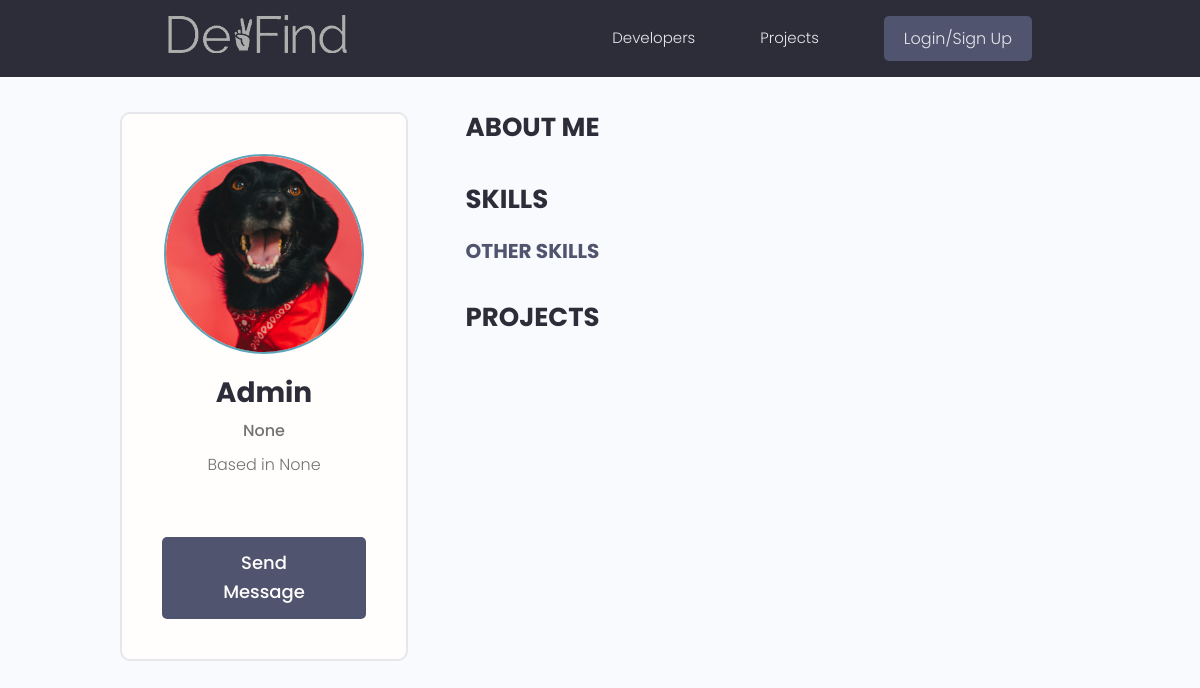
The app's page /profile/9e2d1fef-31dd-4422-b096-e429184f1ac8/, older data.
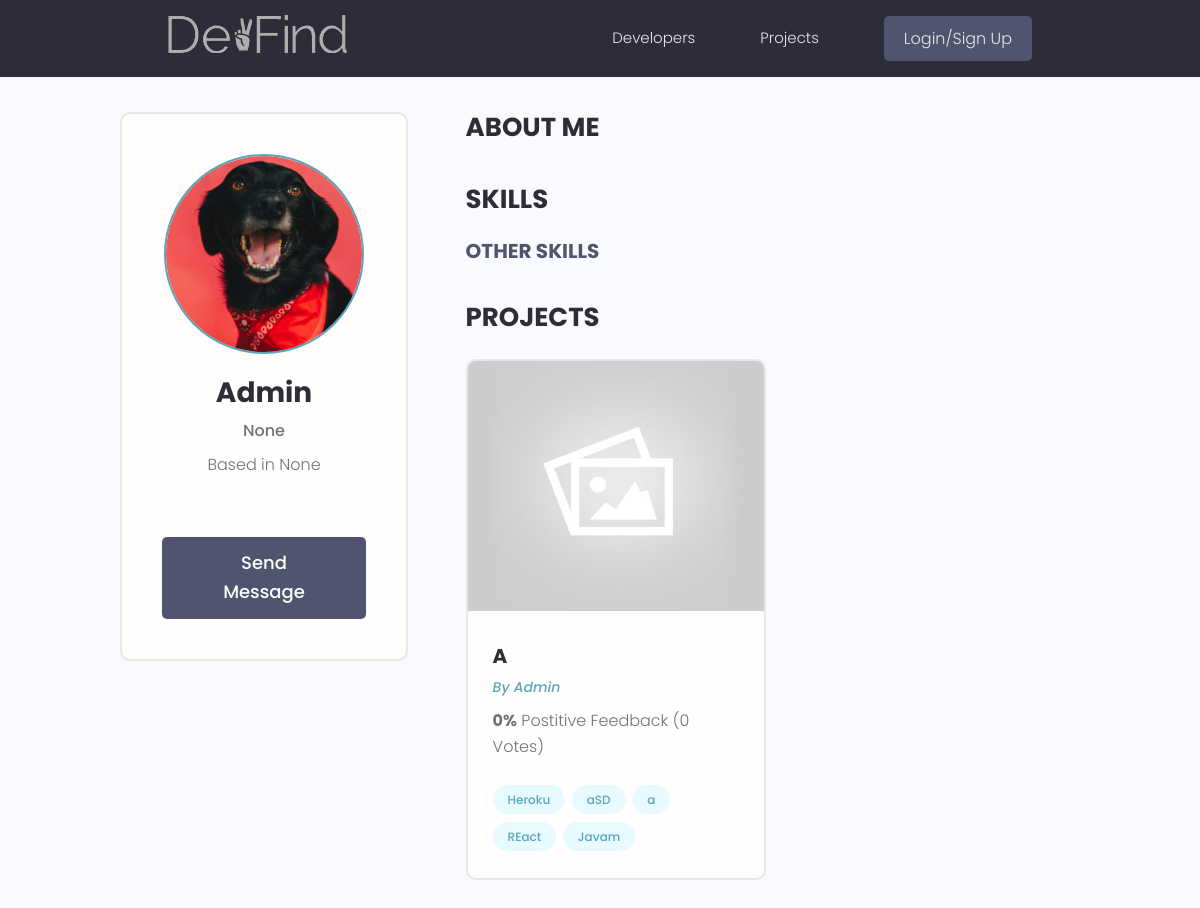
The same page, newer data.
### users/models.py (models this page shows, shortened)
class Profile(models.Model):
    user = models.OneToOneField(User, on_delete=models.CASCADE, null=True, blank=True)
    name = models.CharField(max_length=200, blank=True, null=True)
    email = models.EmailField(max_length=500, blank=True, null=True)
    username= models.CharField(max_length=200, blank=True, null=True)
    location = models.CharField(max_length=200, blank=True, null=True)
    short_intro = models.CharField(max_length=200, blank=True, null=True)
    bio = models.TextField(blank=True, null=True)
    profile_image = models.ImageField(null=True, blank=True, upload_to='profiles/', default="profiles/user-default.png")
    social_github = models.CharField(max_length=200, blank=True, null=True)
    social_twitter = models.CharField(max_length=200, blank=True, null=True)
    social_linkedin = models.CharField(max_length=200, blank=True, null=True)
    social_youtube = models.CharField(max_length=200, blank=True, null=True)
    social_website = models.CharField(max_length=200, blank=True, null=True)
    created = models.DateTimeField(auto_now_add=True)
    id = models.UUIDField(default=uuid.uuid4, unique=True, primary_key=True, editable=False)
    class Meta:
        ordering = ['created']
    @property
    def imageURL(self):
        try:
            url = self.profile_image.url
        except:
            url = '/static/images/profiles/user-default.jpg'
        return url

### projects/models.py (models this page shows, shortened)
class Project(models.Model):
    owner= models.ForeignKey(Profile, null=True, blank=True, on_delete=models.CASCADE)
    title = models.CharField(max_length=200)
    description = models.TextField(null=True, blank=True)
    featured_image = models.ImageField(null=True, blank=True, default="default.jpg")
    demo_link = models.CharField(max_length=2000, null=True, blank=True)
    source_link = models.CharField(max_length=2000, null=True, blank=True)
    tags = models.ManyToManyField('Tag', blank=True)
    vote_total = models.IntegerField(default=0, null=True, blank=True)
    vote_ratio = models.IntegerField(default=0, null=True, blank=True)
    created = models.DateTimeField(auto_now_add=True)
    id = models.UUIDField(default=uuid.uuid4, unique=True, primary_key=True, editable=False)
    class Meta:
        ordering = ['-vote_ratio', '-vote_total', 'title']
    @property
    def imageURL(self):
        try:
            url = self.featured_image.url
        except:
            url = '/static/images/default.jpg'
        return url

class Tag(models.Model):
    name = models.CharField(max_length=200)
    created = models.DateTimeField(auto_now_add=True)
    id = models.UUIDField(default=uuid.uuid4, unique=True, primary_key=True, editable=False)
    def __str__(self):
        return self.name

### users/views.py (the view)
# urls.py: path('profile/<str:pk>/', views.userProfile, name="user-profile"),
def userProfile(request, pk):
    profile = Profile.objects.get(id=pk)
    topSkills = profile.skill_set.exclude(description__exact="")
    otherSkills = profile.skill_set.filter(description="")
    context = {'profile': profile, "topSkills":topSkills, "otherSkills":otherSkills}
    return render(request, 'users/user-profile.html', context)

### users/templates/users/user-profile.html (shortened to what this page needs)
{% extends 'main.html' %} {% block content %}
<main class="profile my-md">
  <div class="container">
    <div class="layout">
      <div class="column column--1of3">
        <div class="card text-center">
          <div class="card__body dev">
            <img
              class="avatar avatar--xl"
              src="{{ profile.imageURL }}"
            />
            <h2 class="dev__name">{{profile.name}}</h2>
            <p class="dev__title">{{profile.short_intro}}</p>
            <p class="dev__location">Based in {{profile.location}}</p>
            {% if request.user.profile.id != profile.id  %}
            <a href="{% url 'create-message' profile.id %}" class="btn btn--sub btn--lg">Send Message </a>
            {% endif %}
          </div>
        </div>
      </div>
      <div class="column column--2of3">
        <div class="devInfo">
          <h3 class="devInfo__title">About Me</h3>
        </div>
        <div class="devInfo">
          <h3 class="devInfo__title">Skills</h3>
          <div class="devInfo__skills">
            <h3 class="devInfo__subtitle">Other Skills</h3>
          </div>
        </div>
        <div class="devInfo">
          <h3 class="devInfo__title">Projects</h3>
          <div class="grid grid--two">
            {% for project in profile.project_set.all %}
            <div class="column">
              <div class="card project">
                <a href="{% url 'project' project.id %}" class="project">
                  <img
                    class="project__thumbnail"
                    src="{{ project.imageURL }}"
                    alt="project thumbnail"
                  />
                  <div class="card__body">
                    <h3 class="project__title">{{project.title}}</h3>
                    <p>
                      <a
                        class="project__author"
                        href="{% url 'user-profile' project.owner.id %}"
                        >By {{project.owner.name}}</a
                      >
                    </p>
                    <p class="project--rating">
                      <span style="font-weight: bold"
                        >{{project.vote_ratio}}%</span
                      >
                      Postitive Feedback ({{project.vote_total}}
                      Vote{{project.vote_total|pluralize:"s" }})
                    </p>
                    <div class="project__tags">
                      {% for tag in project.tags.all %}
                      <span class="tag tag--pill tag--main">
                        <small>{{tag}}</small>
                      </span>
                      {% endfor %}
                    </div>
                  </div>
                </a>
              </div>
            </div>
            {% endfor %}
          </div>
        </div>
      </div>
    </div>
  </div>
</main>
{% endblock content %}

### templates/main.html (shortened to what this page needs)
<!DOCTYPE html>
{% load static %}
<html lang="en">
  <head>
    <link
      rel="stylesheet"
      href="https://unpkg.com/line-awesome/dist/line-awesome/css/line-awesome.min.css"
    />
    <link rel="stylesheet" href="{% static 'uikit/styles/uikit.css' %}" />
    <link rel="stylesheet" href="{% static 'styles/app.css' %}" />
  </head>
  <body>
    {% include 'navbar.html' %}
    {% block content %} {% endblock content %}
  </body>
</html>

### templates/navbar.html (shortened to what this page needs)
{% load static %}
<header class="header">
  <div class="container container--narrow">
    <a href="{% url 'profiles' %}" class="header__logo">
      <img src="{% static 'images/logo.png' %}" alt="Dev Folio Logo" />
    </a>
    <nav class="header__nav">
      <ul class="header__menu">
        <li class="header__menuItem">
          <a href="{% url 'profiles' %}">Developers</a>
        </li>
        <li class="header__menuItem">
          <a href="{% url 'projects' %}">Projects</a>
        </li>
        {% if request.user.is_authenticated %}
        <li class="header__menuItem"><a href="{% url 'inbox' %}">Inbox</a></li>
        <li class="header__menuItem">
          <a href="{% url 'account' %}">Account</a>
        </li>
        <li class="header__menuItem">
          <a href="{% url 'logout' %}" class="btn btn--sub">Logout</a>
        </li>
        {% else %}
        <li class="header__menuItem">
          <a href="{% url 'login' %}" class="btn btn--sub">Login/Sign Up</a>
        </li>
        {% endif %}
      </ul>
    </nav>
  </div>
</header>

### static/styles/app.css (style rules this page uses)
:root { --color-sub: #2d2d39; }
.btn--sub { background-color: var(--color-sub-light); }
.card { border: 2px solid var(--color-light); }
img { width: 100%; }
.header { position: sticky; z-index: 111; background-color: var(--color-sub); padding: 1.5rem 0; }
.header > .container { display: flex; justify-content: space-between; align-items: center; }
.header__logo > img { height: 3.8rem; }
.header__nav > ul { display: inline-flex; align-items: center; list-style: none; gap: 6.5rem; }
.header__menuItem > a { color: var(--color-light); font-weight: 300; }
.profile .card > .dev { padding: 4rem; }
.dev__name { color: var(--color-sub); font-size: 2.8rem; font-weight: 700; margin-top: 1rem; margin-bottom: 0.5rem; }
.dev__title { font-size: 1.6rem; font-weight: 500; line-height: 1.3; }
.dev__location { margin-top: 1rem; }
.devInfo { margin-bottom: 3rem; }
.devInfo__title, .devInfo__subtitle { font-size: 2.6rem; color: var(--color-sub); text-transform: uppercase; font-weight: 700; margin-bottom: 1.5rem; }
.devInfo__subtitle { font-size: 2rem; color: var(--color-sub-light); }
.project__author { font-size: 1.4rem; font-style: italic; }
.project--rating { margin-bottom: 1.6em; margin-top: 0.5em; }
.project__thumbnail { height: 25rem; object-fit: cover; object-position: top center; }
.project__title { font-size: 2rem; font-weight: 700; color: var(--color-sub); }

### static/uikit/styles/modules/_variables.css (style rules this page uses)
:root { --color-main: #5aa5b9; --color-main-light: #e6faff; --color-sub: #3f4156; --color-sub-light: #51546e; --color-sub-lighter: #ededfd; --color-text: #737373; --color-gray: #8b8b8b; --color-light: #e5e7eb; --color-light-gray: #767676; --color-bg: #f8fafd; --color-white: #fffefd; --color-white-light: #f3f3f3; --color-success: #359e64; --color-success-bg: #def8e8; --color-error: #fc4b0b; --color-error-bg: #fff2ee; --font-base: 'Poppins', arial, helvetica, 'Segoe UI', roboto, ubuntu, sans-serif; --font-monospace: 'Fira Code', 'Courier New', courier, monospace; --font-regular: 300; --font-medium: 500; --font-bold: 700; --generic-shadow: 1px 1px 5px #00000010; --generic-transition: all 0.3s ease-in-out; }

### static/uikit/styles/modules/_base.css (style rules this page uses)
* { margin: 0; padding: 0; box-sizing: border-box; text-rendering: optimizeLegibility; color: inherit; font-size: inherit; }
html { font-size: 50%; }
@media only screen and (min-width: 480px) { html { font-size: 56.25%; } }
@media only screen and (min-width: 1200px) { html { font-size: 62.5%; } }
body { line-height: 1.6; font-weight: 400; font-size: 1.5rem; color: var(--color-text); background-color: var(--color-bg); min-height: 100vh; }

### static/uikit/styles/modules/_typography.css (style rules this page uses)
* { font-family: var(--font-base); }
h2 { font-size: 3.6rem; font-weight: var(--font-bold); }
h3 { font-size: 3.2rem; font-weight: var(--font-medium); }
p, span, strong { font-size: 1.6rem; color: var(--color-text); font-weight: var(--font-regular); }
a { padding-bottom: 2px; text-decoration: none; display: inline-block; color: var(--color-main); font-weight: var(--font-medium); }

### static/uikit/styles/modules/_utilities.css (style rules this page uses)
.container { width: 92%; max-width: 165rem; margin: 0 auto; box-sizing: border-box; }
.container--narrow { width: 92%; max-width: 120rem; }
@media screen and (min-width: 1000px) { .container { width: 90%; } }
@media screen and (min-width: 1000px) { .container--narrow { width: 85%; } }
@media screen and (min-width: 1200px) { .container { width: 80%; } }
@media screen and (min-width: 1200px) { .container--narrow { width: 72%; } }
.text-center { text-align: center; }
.my-md { margin: 3rem auto; }

### static/uikit/styles/modules/_avatar.css (style rules this page uses)
.avatar { border-radius: 50%; border: 2px solid var(--color-main); object-fit: cover; }
.avatar--xl { height: 20rem; width: 20rem; }

### static/uikit/styles/modules/_button.css (style rules this page uses)
.btn { display: inline-block; position: relative; cursor: pointer; background-color: var(--color-light); font-weight: var(--font-medium); color: var(--color-sub); text-decoration: none; padding: 1rem 2rem; border-radius: 0.5rem; border: none; width: -webkit-fit-content; width: -moz-fit-content; width: fit-content; height: -webkit-fit-content; height: -moz-fit-content; height: fit-content; font-size: 1.6rem; outline-width: 0; outline-color: transparent; -webkit-backface-visibility: hidden; backface-visibility: hidden; transition: all 0.3s ease-in-out; }
.btn--sub { background-color: var(--color-sub); color: var(--color-white); }
.btn--lg { font-size: 1.8rem; padding: 1.2rem 4.5rem; }

### static/uikit/styles/modules/_card.css (style rules this page uses)
.card { border-radius: 1rem; background-color: var(--color-white); border: 1.5px solid var(--color-light); width: auto; height: auto; margin-top: 0.5rem; margin-bottom: 0.5rem; overflow: hidden; }
.card__body, .card__header { padding: 2rem 2.5rem; }

Row changes from the older to the newer data that the page shows:
added Project: title "A", owner.name "Admin", vote_ratio "0", vote_total "0"
added Tag: name "Heroku"
added Tag: name "aSD"
added Tag: name "a"
added Tag: name "REact"
added Tag: name "Javam"
